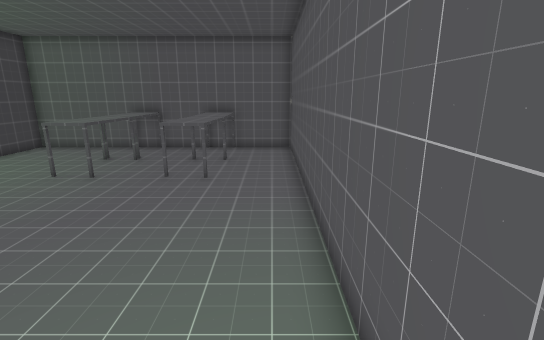
[1] (above)

21 first-person views from a walk through a Godot game level. The camera is 1.4 m above the floor, tilts 14° down and sees 85° across. Doors that lead somewhere are drawn open, without their leaves. The floor is counted in squares, 0.5 m on a side. Each view is taken from the middle of a square. On the plan, view 1 faces up. The plan holds only what a view shows up to about 20 squares ahead; the rest is blank. The place goes on beyond the plan. Some surface patterns are stand-ins.

[2]
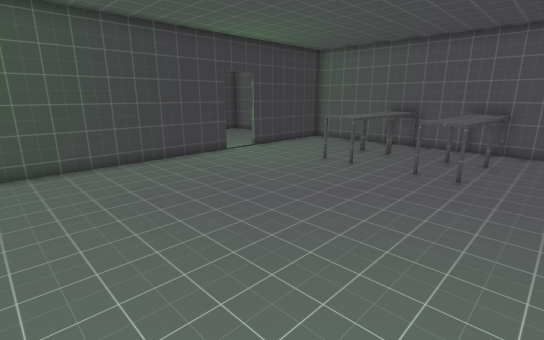

[3]
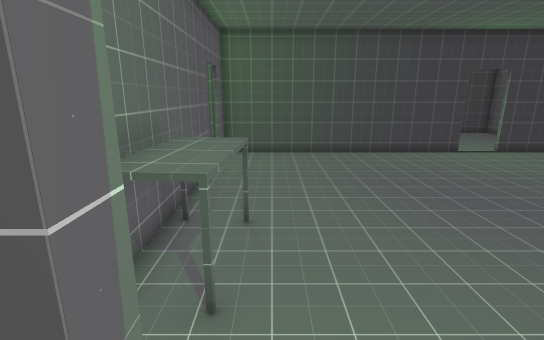

[4]
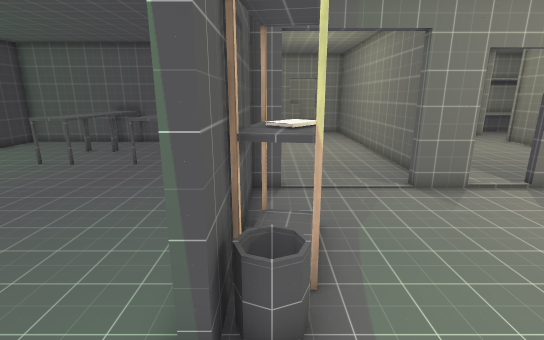

[5]
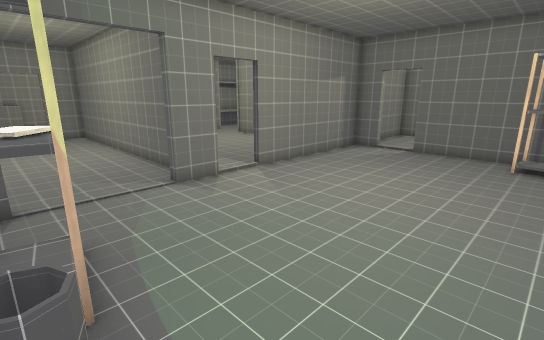

[6]
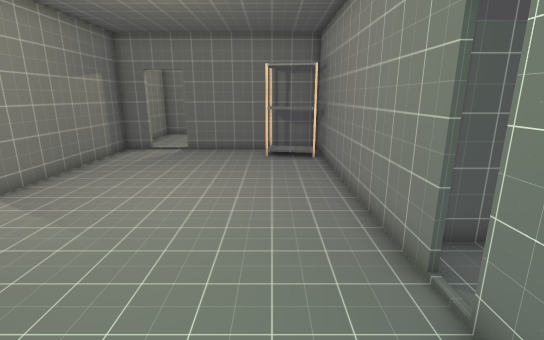

[7]
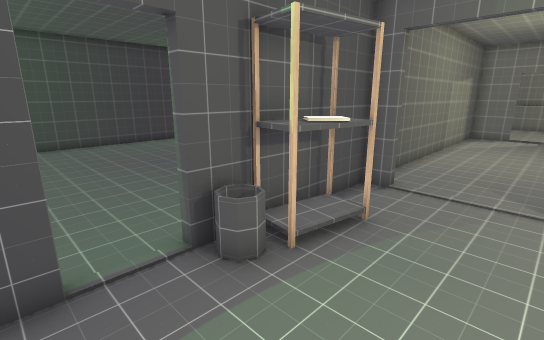

[8]
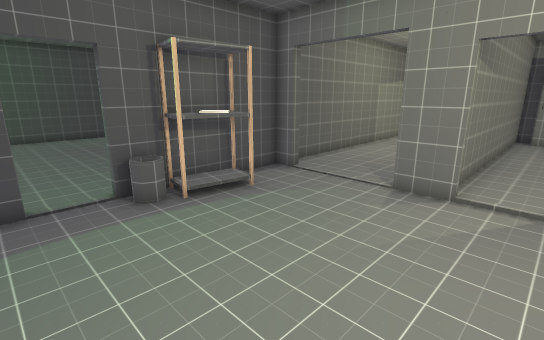

[9]
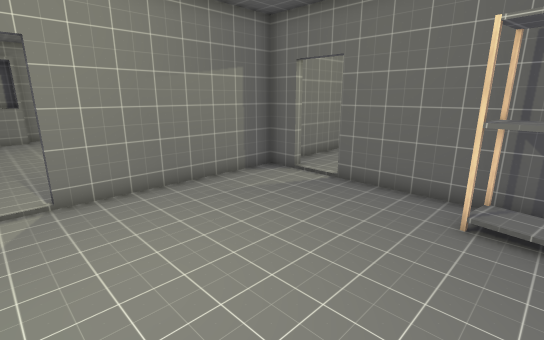

[10]
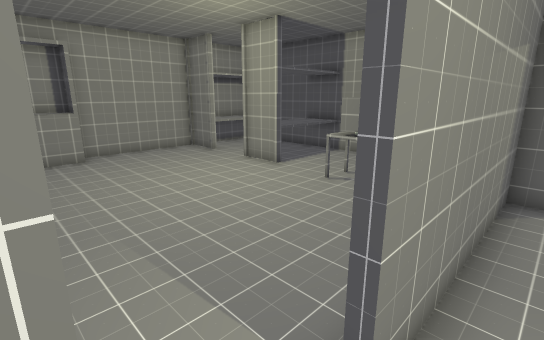

[11]
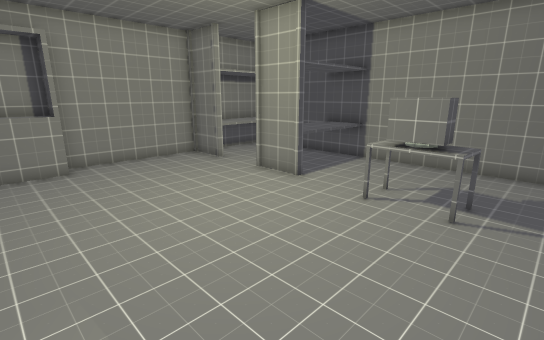

[12]
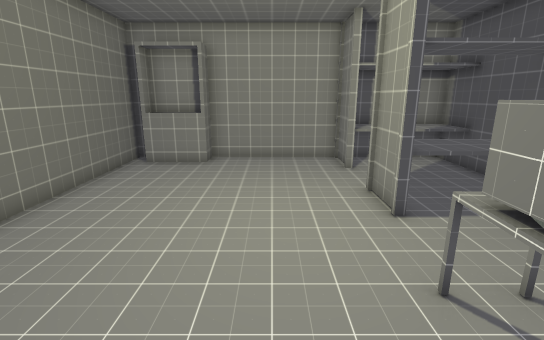

[13]
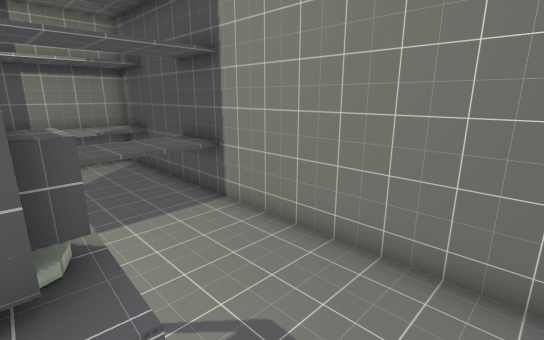

[14]
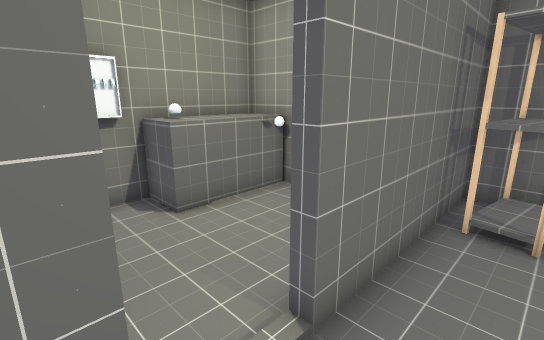

[15]
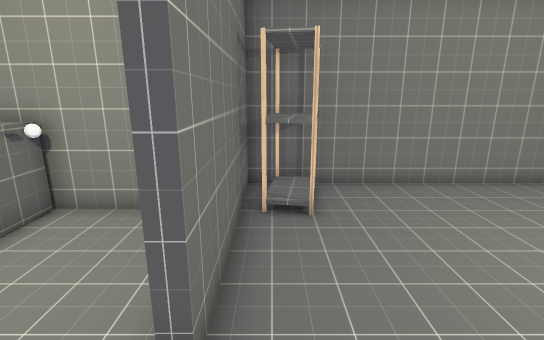

[16]
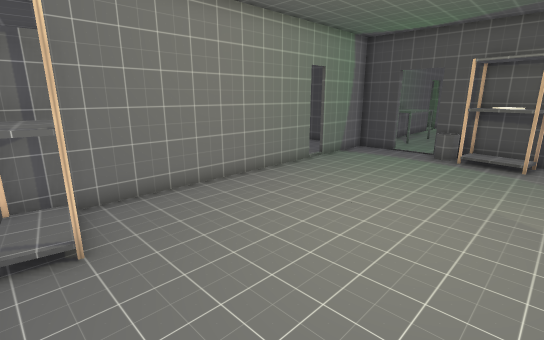

[17]
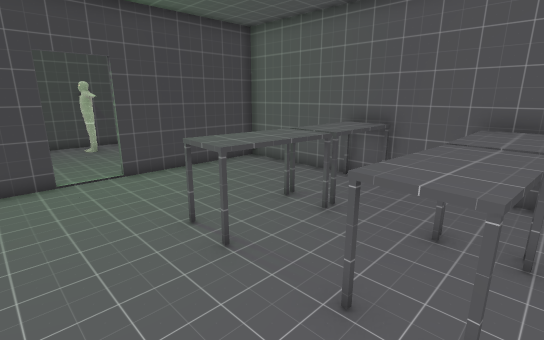

[18]
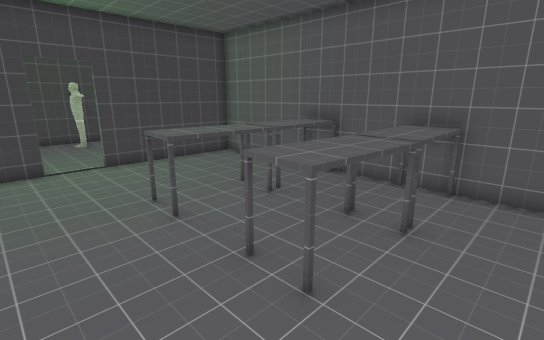

[19]
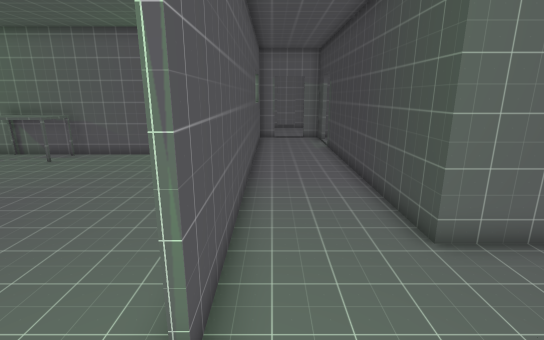

[20]
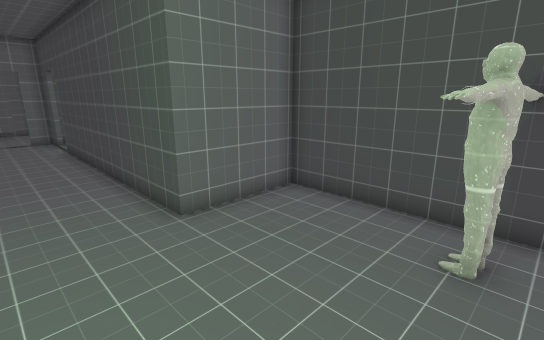

[21]
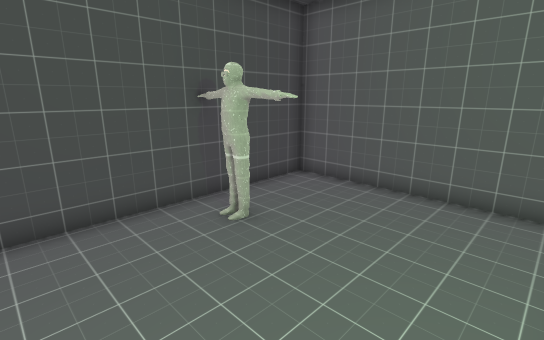

### Floor plan
Points are (right, up) in squares from view 1. A wall is a line through its corners. A room is listed if a view was taken in it or the views show most of it. See-through windows are left out.
Room 1 (views 1, 2, 17, 18)
walls: (-12.9, 8.6) (-12.9, -3.4) (-11.5, -3.4); (1, 0.9) (1, 16.6) (-12.9, 16.6) (-12.9, 10.5); (-9.6, -3.4) (-0.8, -3.4)
ways out: open door at (1, -0.5) to room 2; open door at (-13, 9.5) to room 4; open door at (-10.5, -3.5)
objects: table (-8, 10) to (-6, 12); table (-8, 13) to (-6, 16); table (-4, -3) to (-1, -2); table (-4, 10) to (-2, 12); table (-4, 13) to (-2, 16)
Room 2 (views 3, 4, 5, 6, 7, 8, 9, 10, 14, 15, 16)
walls: (8.1, 6.9) (6.4, 6.9) (6.4, 7.4); (7.3, 9.1) (7.3, 21.7) (5.4, 21.7); (2.3, 7.4) (2.3, 6.9) (1.4, 6.9) (1.4, 0.5); (6, -3.4) (17.8, -3.4) (17.8, 3.5); (17.8, 5.5) (17.8, 6.9) (10.1, 6.9) (10.1, 7.2); (1.4, -1.5) (1.4, -3.4) (5.1, -3.4); (3.5, 21.7) (1.4, 21.7) (1.4, 8.4)
ways out: open door at (1, -0.5) to room 1; opening at (9.5, 7) to room 3; open door at (18, 4.5) to room 6
objects: bucket (2, 2); books (2, 3) to (3, 4); shelf (3, 2); shelf (3, 4); shelf (16, -3) to (17, -1)
Room 3 (views 11, 12, 13)
walls: (21.8, 7.9) (21.8, 21.7) (11.1, 21.7); (7.8, 21.7) (7.8, 8.8)
ways out: opening at (9.5, 7) to room 2
objects: other object (9, 21) to (11, 21); computer (16, 10) to (17, 11); table (17, 9) to (18, 12); bed (17, 15) to (21, 17); bed (17, 20) to (21, 21)
Room 4 (views 19, 21)
walls: (-17.5, 10.8) (-20.5, 11.1); (-18.4, 11.2) (-19.6, 11.1); (-18.4, 11.2) (-19.6, 10.9); (-19.1, 11) (-20.8, 11.5); (-18.9, 11.1) (-19.6, 11.1); (-18.9, 11.1) (-19.6, 10.9); (-18.9, 11.1) (-19.4, 10.9); (-19, 11.2) (-19.4, 10.9); (-19, 11.2) (-19.3, 10.9); (-21.2, 11.4) (-21.2, 5.7) (-17.2, 5.7) (-17.2, -6); (-13.2, -6) (-13.2, 8.6)
ways out: open door at (-13, 9.5) to room 1; opening at (-15, 11) to room 5; gap at (-19, 11) to room 5; gap at (-17, -6)
Room 5 (view 20)
walls: (-19.4, 11.7) (-18.9, 11.1); (-19.3, 11.6) (-18.9, 11.1); (-14, 15.7) (-21.2, 15.7) (-21.2, 11.4); (-19.5, 11.6) (-18.9, 11.1); (-19.5, 11.5) (-18.8, 11.1); (-19.5, 11.5) (-18.7, 11.2); (-20.3, 11.7) (-17.9, 11.1); (-20.8, 11.6) (-17.4, 11.2); (-20.8, 11.5) (-17.7, 11.3)
ways out: opening at (-15, 11) to room 4; gap at (-19, 11) to room 4
Room 6 (no view inside)
walls: (24, 3.2) (24, 3.9); (20.3, -1.2) (24.2, -1.2) (24.2, 3.9); (22.5, -1.1) (22.5, 2.8) (24.1, 2.8); (23.1, 6.9) (19.8, 6.9)
ways out: open door at (18, 4.5) to room 2

Positions as (right, up) in squares from view 1, and headings:
1: (0, 0), facing up
2: (0, -1), facing up-left
3: (2, -1), facing left
4: (2, -2), facing up
5: (2, -2), facing up-right
6: (2, -1), facing right
7: (6, -2), facing up-left
8: (10, -2), facing up-left
9: (9, -2), facing up-right
10: (8, 6), facing up-right
11: (9, 8), facing up-right
12: (14, 8), facing up
13: (17, 8), facing up-right
14: (16, 6), facing down-right
15: (17, 6), facing down
16: (17, 5), facing down-left
17: (-2, 7), facing up-left
18: (0, 7), facing up-left
19: (-14, 11), facing down
20: (-14, 12), facing down-left
21: (-14, 7), facing up-left
